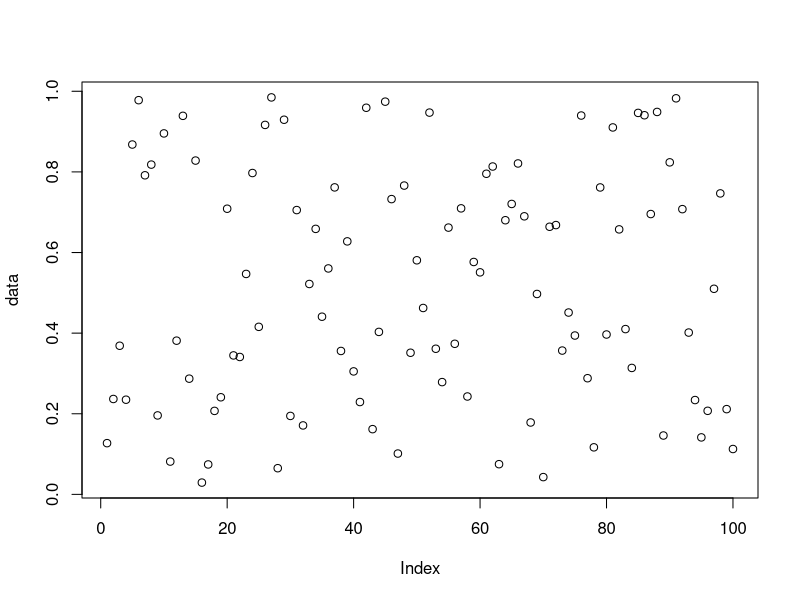

Write R code to recreate this figure.
## ---- chunk 1
data <- runif(100)

## ---- chunk 2
# Print results
library(knitr)
kable(table(round(data))) 
## ---- chunk 3
# Plot
plot(data)
